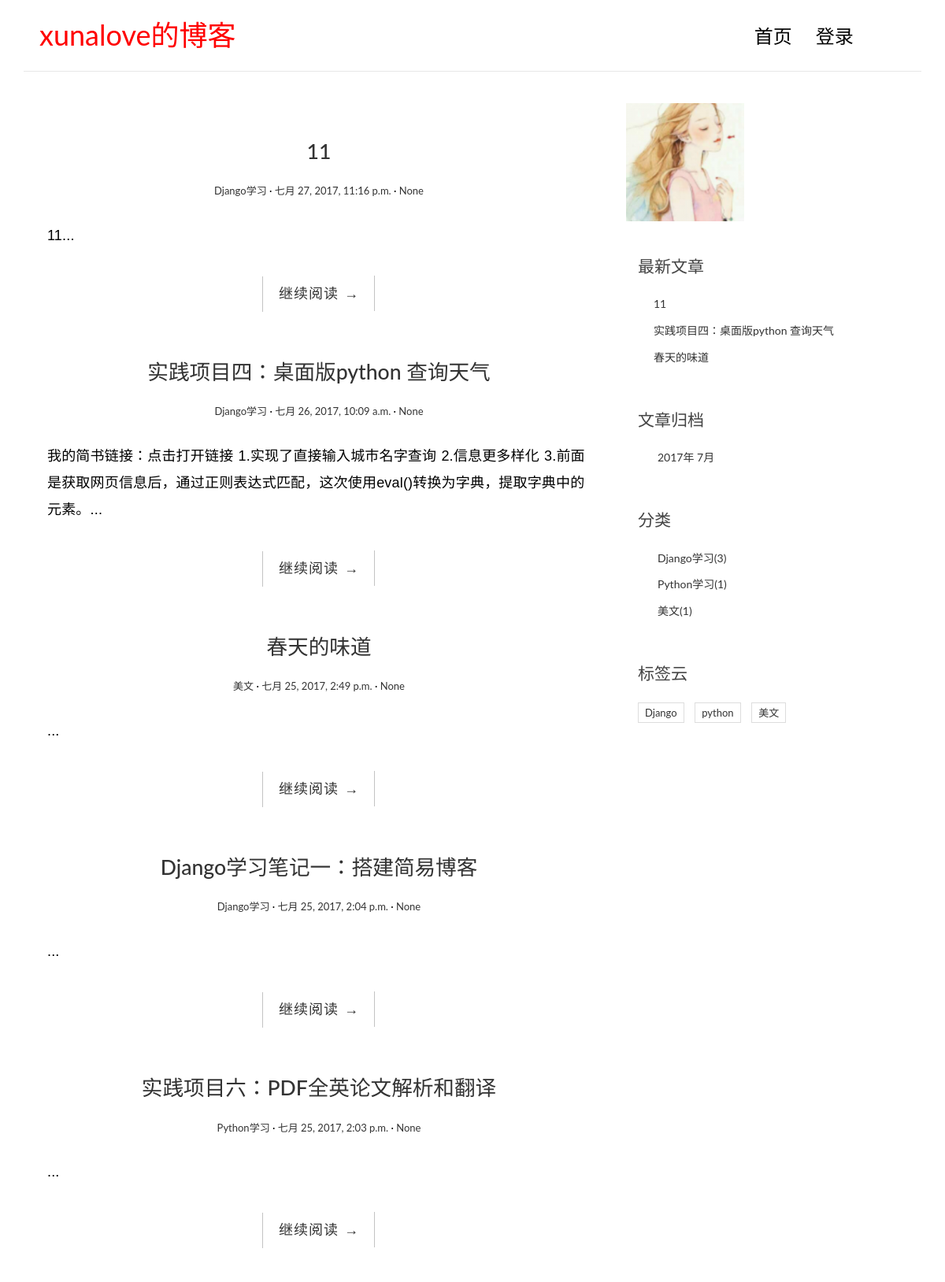
The page / on the database its author committed.
### blog/models.py (models this page shows, shortened)
class Article(models.Model):
    title = models.CharField(max_length=70)
    body = models.TextField()
    excerpt = models.CharField(max_length=200, blank=True)
    created_time =models.DateTimeField()
    category = models.ForeignKey(Category)
    tags = models.ManyToManyField(Tag)
    def get_absolute_url(self):
        return reverse('blog:detail', kwargs={'id':self.id})

class Category(models.Model):
    name = models.CharField(max_length=70)

class Tag(models.Model):
    name = models.CharField(max_length=100)

### blog/views.py (the view)
# urls.py: url(r'^$', views.index, name='index'),
def index(request):
    article_list = Article.objects.all().order_by('-created_time')
    return render(request, 'index.html', context={'article_list':article_list})

### blog/templatetags/blog_tags.py (called while the page is built)
@register.simple_tag
def get_recent_article(num=3):
    return Article.objects.all().order_by('-created_time')[:num]

@register.simple_tag
def archives():
    return Article.objects.dates('created_time','month',order='DESC')

@register.simple_tag
def get_categories():
    Category_list=Category.objects.annotate(num_article = Count('article'))
    return Category_list

@register.simple_tag
def get_tags():
    Tag_list=Tag.objects.annotate(num_article = Count('article'))
    return Tag_list

### templates/index.html (shortened to what this page needs)
{% load staticfiles %}
{% load blog_tags %}
<!DOCTYPE html>
<html>
<head>
    <link rel="stylesheet" href="http://code.ionicframework.com/ionicons/2.0.1/css/ionicons.min.css">
    <link rel="stylesheet" href="{% static 'blog/css/bootstrap.min.css' %}">
    <link rel="stylesheet" href="{% static 'blog/css/pace.css' %}">
    <link rel="stylesheet" href="{% static 'blog/css/custom.css' %}">
    <link rel="stylesheet" href="{% static 'blog/css/highlights/github.css' %}">
</head>
<body>
<div class="container">
    <header id="site-header">
        <div class="row">
            <div class="col-md-4 col-sm-5 col-xs-8">
                <div class="logo">
                    <h1><a href="{% url 'blog:index' %}"><b><font color="#FF0000">xunalove的博客</font></b></a></h1>
                </div>
            </div>
            <div class="col-md-8 col-sm-7 col-xs-4">
                <nav class="main-nav" role="navigation">
                    <div class="collapse navbar-collapse" id="bs-example-navbar-collapse-1">
                        <ul class="nav navbar-nav navbar-right">
                            <li class="cl-effect-11"><a href="{% url 'blog:index'%}">首页</a></li>
                            <li class="cl-effect-11"><a href="admin">登录</a></li>
                    </div>
                </nav>
            </div>
        </div>
    </header>
</div>
<div class="content-body">
    <div class="container">
        <div class="row">
            <main class="col-md-8">
                {% for post in article_list %}
                    <article class="post post-{{ post.pk }}">
                        <header class="entry-header">
                            <h1 class="entry-title">
                                <a href="single.html">{{ post.title }}</a>
                            </h1>
                            <div class="entry-meta">
                              <span class="post-category"><a href="#">{{ post.category.name }}</a></span>
                              <span class="post-date"><a href="#"><time class="entry-date"
                                                                        datetime="{{ post.created_time }}">{{ post.created_time }}</time></a></span>
                              <span class="post-tags"><a href="#">{{ post.tags.name }}</a></span>
                            </div>
                        </header>
                        <div class="entry-content clearfix">
                            <p>{{ post.excerpt }}...</p>
                            <div class="read-more cl-effect-14">
                                <a href="{{ post.get_absolute_url }}" class="more-link">继续阅读 <span class="meta-nav">→</span></a>
                            </div>
                        </div>
                    </article>
                {% empty %}
                    <div class="no-post">暂时还没有发布的文章！</div>
                {% endfor %}
            </main>
              <img src="{% static "1.jpg" %}">
            <aside class="col-md-4">
                  <div class="widget widget-recent-posts">
                      <h3 class="widget-title">最新文章</h3>
                        {% get_recent_article as recent_post_list %}
                      <ul>
                          {% for post in recent_post_list %}
                          <li>
                            <a href="{{ post.get_absolute_url }}">{{ post.title }}</a>
                          </li>
                          {% empty %}
                          暂无文章！
                          {% endfor %}
                      </ul>
                  </div>
                  <div class="widget widget-archives">
                      <h3 class="widget-title">文章归档</h3>
                      {% archives as date_list %}
                      <ul>
                        {% for date in date_list %}
                          <li>
                              <a href="{% url 'blog:archives' date.year date.month %}">{{ date.year }}年 {{ date.month }}月</a>
                          </li>
                          {% empty %}
                          暂无归档！
                          {% endfor %}
                      </ul>
                  </div>
                  <div class="widget widget-category">
                      <h3 class="widget-title">分类</h3>
                      {% get_categories as category_list %}
                      <ul>
                        {% for category in category_list %}
                          <li>
                           <a href="{% url 'blog:category' category.id %}">{{ category.name }}({{ category.num_article}})</span></a>
                          </li>
                          {% empty %}
                          暂无归档！
                          {% endfor %}
                      </ul>
                  </div>
                  <div class="widget widget-tag-cloud">
                   <h3 class="widget-title">标签云</h3>
                   {% get_tags as tag_list %}
                   <ul>
                       {% for tag in tag_list %}
                           <li>
                               <a href="{% url 'blog:tag' tag.id %}">{{ tag.name }}</a>
                           </li>
                       {% empty %}
                           暂无标签！
                       {% endfor %}
                   </ul>
                 </div>
           </aside>
      </div>
    </div>
</div>
</body>
</html>

### blog/static/blog/css/custom.css (style rules this page uses)
* { outline: none; }
h1, h2, h3, h4, h5, h6 { margin-top: 0; }
b { font-weight: 400; }
a { color: #333; }
body { color: #444; font-family: 'Lato', sans-serif; }
p { font-family: 'Ubuntu', sans-serif; font-weight: 400; word-spacing: 1px; letter-spacing: 0.01em; }
img { max-width: 100%; }
#site-header { background-color: #FFF; padding: 25px 20px; margin-bottom: 40px; border-bottom: 1px solid #e7e7e7; }
.logo h1 a { color: #000; }
.logo h1 { margin: 0; font-family: 'Lato', sans-serif; font-weight: 300; }
.main-nav { margin-top: 11px; max-width: 95%; }
.main-nav a { color: #000000 !important; padding: 0 0 5px 0 !important; margin-right: 30px; font-family: 'Lato', sans-serif; font-weight: 300; font-size: 24px; }
.cl-effect-11 a { padding: 10px 0; color: #0972b4; text-shadow: none; }
.cl-effect-11 a::before { position: absolute; top: 0; left: 0; overflow: hidden; padding: 0 0 5px 0 !important; max-width: 0; border-bottom: 1px solid #000; color: #000; content: attr(data-hover); white-space: nowrap; -webkit-transition: max-width 0.5s; -moz-transition: max-width 0.5s; transition: max-width 0.5s; }
.content-body { padding-bottom: 4em; }
.post { background: #fff; padding: 30px 30px 0; }
.entry-title { text-align: center; font-size: 1.9em; margin-bottom: 20px; line-height: 1.6; padding: 10px 20px 0; }
.entry-meta { text-align: center; color: #DDDDDD; font-size: 13px; margin-bottom: 30px; }
.entry-content { font-size: 18px; line-height: 1.9; font-weight: 300; color: #000; }
.post-category::after, .post-date::after, .post-author::after, .comments-link::after { content: ' ·'; color: #000; }
.read-more { font-family: 'Ubuntu', sans-serif; font-weight: 400; word-spacing: 1px; letter-spacing: 0.01em; text-align: center; margin-top: 20px; }
.cl-effect-14 a { padding: 0 20px; height: 45px; line-height: 45px; position: relative; display: inline-block; margin: 15px 25px; letter-spacing: 1px; font-weight: 400; text-shadow: 0 0 1px rgba(255, 255, 255, 0.3); }
.cl-effect-14 a::before, .cl-effect-14 a::after { position: absolute; width: 45px; height: 1px; background: #C3C3C3; content: ''; -webkit-transition: all 0.3s; -moz-transition: all 0.3s; transition: all 0.3s; pointer-events: none; }
.cl-effect-14 a::before { top: 0; left: 0; -webkit-transform: rotate(90deg); -moz-transform: rotate(90deg); transform: rotate(90deg); -webkit-transform-origin: 0 0; -moz-transform-origin: 0 0; transform-origin: 0 0; }
.cl-effect-14 a::after { right: 0; bottom: 0; -webkit-transform: rotate(90deg); -moz-transform: rotate(90deg); transform: rotate(90deg); -webkit-transform-origin: 100% 0; -moz-transform-origin: 100% 0; transform-origin: 100% 0; }
.widget { background: #fff; padding: 30px 0 0; }
.widget-title { font-size: 1.5em; margin-bottom: 20px; line-height: 1.6; padding: 10px 0 0; font-weight: 400; }
.widget-recent-posts ul { padding: 0; margin: 0; padding-left: 20px; }
.widget-recent-posts ul li { list-style-type: none; position: relative; line-height: 170%; margin-bottom: 10px; }
.widget-recent-posts ul li::before { content: '\f3d3'; font-family: "Ionicons"; position: absolute; left: -17px; top: 3px; font-size: 16px; color: #000; }
.widget-archives ul { padding: 0; margin: 0; padding-left: 25px; }
.widget-archives ul li { list-style-type: none; position: relative; line-height: 170%; margin-bottom: 10px; }
.widget-archives ul li::before { content: '\f3f3'; font-family: "Ionicons"; position: absolute; left: -25px; top: 1px; font-size: 16px; color: #000; }
.widget-category ul { padding: 0; margin: 0; padding-left: 25px; }
.widget-category ul li { list-style-type: none; position: relative; line-height: 170%; margin-bottom: 10px; }
.widget-category ul li::before { content: '\f3fe'; font-family: "Ionicons"; position: absolute; left: -25px; top: 1px; font-size: 18px; color: #000; }
.widget-tag-cloud ul { padding: 0; margin: 0; margin-right: -10px; }
.widget-tag-cloud ul li { list-style-type: none; font-size: 13px; display: inline-block; margin-right: 10px; margin-bottom: 10px; padding: 3px 8px; border: 1px solid #ddd; }

### rows shown on the page
Article: title "11", category.name "Django学习", created_time "七月 27, 2017, 11:16 p.m.", tags.name "None", excerpt "11"
Article: title "实践项目四：桌面版python 查询天气", category.name "Django学习", created_time "七月 26, 2017, 10:09 a.m.", tags.name "None", excerpt "我的简书链接：点击打开链接 1.实现了直接输入城市名字查询 2.信息更多样化 3.前面是获取网页信息后，通过正则表达式匹配，这次使用eval()转换为字典，提取字典中的元素。"
Article: title "春天的味道", category.name "美文", created_time "七月 25, 2017, 2:49 p.m.", tags.name "None"
Article: title "Django学习笔记一：搭建简易博客", category.name "Django学习", created_time "七月 25, 2017, 2:04 p.m.", tags.name "None"
Article: title "实践项目六：PDF全英论文解析和翻译", category.name "Python学习", created_time "七月 25, 2017, 2:03 p.m.", tags.name "None"
Category: name "Django学习", num_article "3"
Category: name "Python学习", num_article "1"
Category: name "美文", num_article "1"
Tag: name "Django"
Tag: name "python"
Tag: name "美文"

### other values the page prints
{{ date.year }} "2017"
{{ date.month }} "7"
